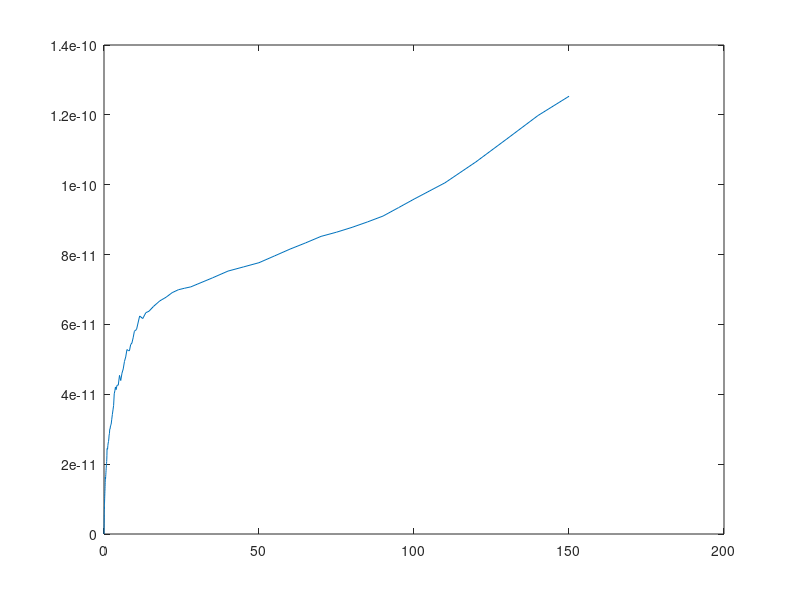
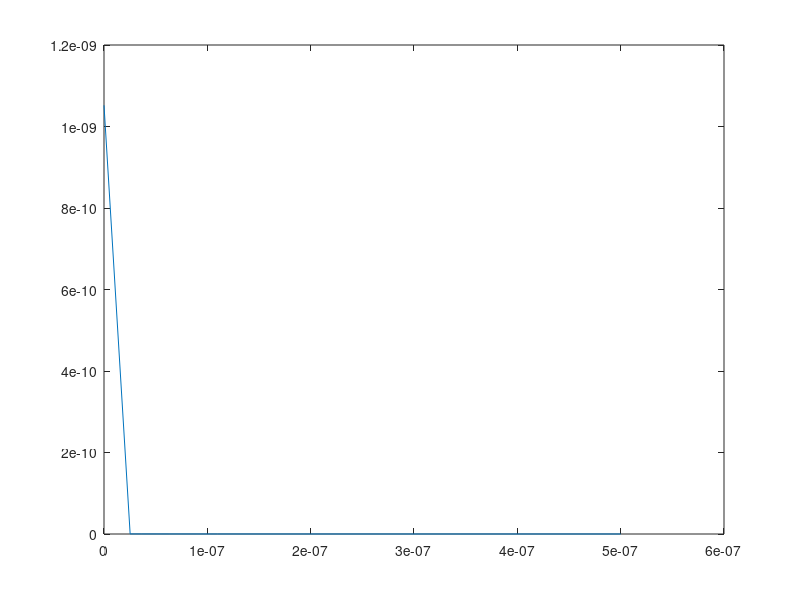

Write MATLAB code to recreate these figures, in order. (Note: this script raises an error after producing the figures.)
%thn 
E1=[1.00000000e-15
2.53000000e-08
3.60000000e-08
6.30000000e-08
1.10000000e-07
2.00000000e-07
3.60000000e-07
5.00000000e-07
5.00001E-07];    

k1=[1.05196700e-09
2.09142288e-13
1.77284260e-13
1.33763542e-13
1.01395713e-13
7.53894989e-14
5.60353136e-14
4.76567246e-14
 1.0E-50]; 

figure(100)
plot(E1,k1)

%fast 
E=[
4.99999E-07   
5.00000000e-07
6.30000000e-07
1.10000000e-06
2.00000000e-06
3.60000000e-06
6.30000000e-06
1.10000000e-05
2.00000000e-05
3.60000000e-05
6.30000000e-05
1.10000000e-04
2.00000000e-04
3.60000000e-04
6.30000000e-04
1.10000000e-03
2.00000000e-03
3.60000000e-03
6.30000000e-03
1.10000000e-02
2.00000000e-02
3.60000000e-02
6.30000000e-02
8.20000000e-02
8.60000000e-02
9.00000000e-02
9.40000000e-02
9.80000000e-02
1.05000000e-01
1.15000000e-01
1.25000000e-01
1.35000000e-01
1.45000000e-01
1.55000000e-01
1.65000000e-01
1.75000000e-01
1.85000000e-01
1.95000000e-01
2.10000000e-01
2.30000000e-01
2.50000000e-01
2.70000000e-01
2.90000000e-01
3.10000000e-01
3.30000000e-01
3.50000000e-01
3.70000000e-01
3.90000000e-01
4.20000000e-01
4.60000000e-01
5.00000000e-01
5.40000000e-01
5.80000000e-01
6.20000000e-01
6.60000000e-01
7.00000000e-01
7.40000000e-01
7.80000000e-01
8.20000000e-01
8.60000000e-01
9.00000000e-01
9.40000000e-01
9.80000000e-01
1.05000000e+00
1.15000000e+00
1.25000000e+00
1.35000000e+00
1.45000000e+00
1.55000000e+00
1.65000000e+00
1.75000000e+00
1.85000000e+00
1.95000000e+00
2.10000000e+00
2.30000000e+00
2.50000000e+00
2.70000000e+00
2.90000000e+00
3.10000000e+00
3.30000000e+00
3.50000000e+00
3.70000000e+00
3.90000000e+00
4.20000000e+00
4.60000000e+00
5.00000000e+00
5.40000000e+00
5.80000000e+00
6.20000000e+00
6.60000000e+00
7.00000000e+00
7.40000000e+00
7.80000000e+00
8.20000000e+00
8.60000000e+00
9.00000000e+00
9.40000000e+00
9.80000000e+00
1.05000000e+01
1.15000000e+01
1.25000000e+01
1.35000000e+01
1.45000000e+01
1.60000000e+01
1.80000000e+01
2.00000000e+01
2.20000000e+01
2.40000000e+01
2.60000000e+01
2.80000000e+01
3.00000000e+01
3.50000000e+01
4.00000000e+01
4.50000000e+01
5.00000000e+01
5.50000000e+01
6.00000000e+01
6.50000000e+01
7.00000000e+01
7.50000000e+01
8.00000000e+01
8.50000000e+01
9.00000000e+01
9.50000000e+01
1.00000000e+02
1.10000000e+02
1.20000000e+02
1.30000000e+02
1.40000000e+02
1.50000000e+02]; 

k=[1.0E-50
4.76567246e-14
4.25249191e-14
3.22241175e-14
2.40104470e-14
1.80959295e-14
1.40449627e-14
1.12557246e-14
9.57085914e-15
9.26229212e-15
1.06572529e-14
1.43585825e-14
2.27177381e-14
3.83521461e-14
6.52963263e-14
1.12331285e-13
2.01594321e-13
3.58633782e-13
6.16899603e-13
1.04241767e-12
1.80530003e-12
2.99044894e-12
4.62771234e-12
5.62775972e-12
5.80985040e-12
5.99194108e-12
6.18403796e-12
6.35603744e-12
6.64614692e-12
7.05602705e-12
7.44488495e-12
7.80336525e-12
8.15271218e-12
8.50238128e-12
8.81925243e-12
9.12730156e-12
9.43600152e-12
9.73368545e-12
1.01447031e-11
1.06829029e-11
1.11625372e-11
1.16245842e-11
1.21938978e-11
1.25696092e-11
1.30650726e-11
1.35876137e-11
1.40748221e-11
1.47121502e-11
1.62722582e-11
1.58428559e-11
1.58124165e-11
1.63956458e-11
1.69561577e-11
1.75512523e-11
1.81360303e-11
1.86785482e-11
1.91457825e-11
1.97172387e-11
2.02179261e-11
2.07656931e-11
2.14489592e-11
2.25506847e-11
2.43933671e-11
2.44927555e-11
2.42641133e-11
2.53581917e-11
2.60442141e-11
2.64685479e-11
2.71950115e-11
2.83205444e-11
2.87341275e-11
3.00252273e-11
3.00451301e-11
3.09866553e-11
3.13855972e-11
3.28545761e-11
3.42526528e-11
3.55300436e-11
3.68225999e-11
4.01421761e-11
4.09825885e-11
4.20979259e-11
4.13276289e-11
4.25887299e-11
4.26067959e-11
4.54184894e-11
4.39393211e-11
4.60431567e-11
4.72657091e-11
4.94067125e-11
5.06872983e-11
5.28052317e-11
5.25514398e-11
5.24359329e-11
5.42294969e-11
5.46661190e-11
5.61748286e-11
5.80468490e-11
5.85731198e-11
6.24226918e-11
6.16789518e-11
6.33683926e-11
6.37735646e-11
6.51821194e-11
6.67400614e-11
6.77737594e-11
6.91044339e-11
6.99374223e-11
7.03653967e-11
7.07537927e-11
7.14908091e-11
7.33336991e-11
7.52721223e-11
7.64675724e-11
7.76743116e-11
7.96104680e-11
8.15631136e-11
8.33337516e-11
8.52055617e-11
8.64088641e-11
8.77895213e-11
8.93491269e-11
9.10237937e-11
9.34315401e-11
9.58727757e-11
1.00553925e-10
1.06551064e-10
1.13144589e-10
1.19808392e-10
1.25326343e-10]; 

figure(1); 
plot(E,k)

Et=[E1,E]; 
kt=[k1,k]; 

figure(200)
plot(Et,kt)
